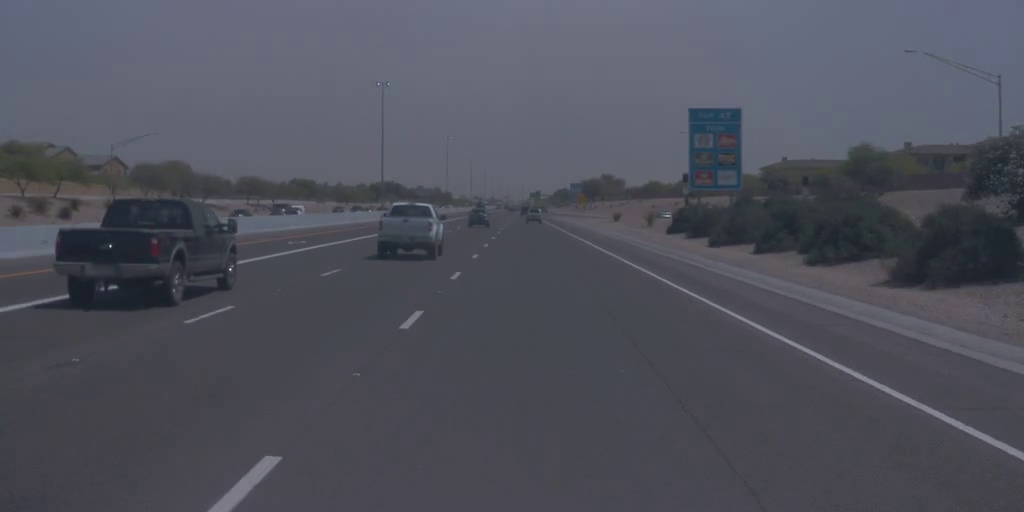
#> input picture frame 19 of test_videos/highway_1024_512.mp4, 1024 x 512 px, given in place of test6.mp4, which was not available
$ python ROI.py
#> lines starting #> are read from the running program, lines starting #| are printed output that depends on the picture; after the words box and inside, x2 and y2 are one past the last pixel; in counts of white or black regions, pixels touching at a corner belong together
import cv2
import numpy as np
import math

FRAME_WIDTH = 800
FRAME_HEIGHT = 600
BOTTOM_Y_PERCENTAGE = 0.95

def get_base_mask(width, height, bottom_y):
    mask = np.zeros((height, width), dtype=np.uint8)
    horizon_y = int(height * 0.60)
    polygon = np.array([[(0, bottom_y), (int(width * 0.25), horizon_y), (int(width * 0.75), horizon_y), (width, bottom_y)]], np.int32)
    cv2.fillPoly(mask, [polygon], 255)
    return mask

def auto_adjust_gamma(image):
    height, width = image.shape[:2]
    y_start, y_end = int(height * 0.6), height
    road_roi = image[y_start:y_end, 0:width]
    gray_roi = cv2.cvtColor(road_roi, cv2.COLOR_BGR2GRAY)
    mean_bright = np.mean(gray_roi)
    gamma = np.interp(mean_bright, [30, 110, 160], [1.5, 0.3, 0.05])
    gamma = np.clip(gamma, 0.01, 2.0)
    invGamma = 1.0 / gamma
    table = np.array([((i / 255.0) ** invGamma) * 255 for i in np.arange(0, 256)]).astype("uint8")
    return cv2.LUT(image, table), gamma, mean_bright

def process_frame_pipeline(frame, threshold=105):
    frame_gamma, gamma_val, mean_bright = auto_adjust_gamma(frame)
    lab = cv2.cvtColor(frame_gamma, cv2.COLOR_BGR2LAB)
    L = lab[:, :, 0]
    clahe = cv2.createCLAHE(clipLimit=2.5, tileGridSize=(8, 8))
    L_clahe = clahe.apply(L)
    _, binary = cv2.threshold(L_clahe, threshold, 255, cv2.THRESH_BINARY)
    kernel = np.ones((3, 3), np.uint8)
    return cv2.morphologyEx(binary, cv2.MORPH_OPEN, kernel, iterations=1), gamma_val, mean_bright

def classify(lines, width):
    left, right = [], []
    if lines is None: return left, right
    for line in lines:
        x1, y1, x2, y2 = line[0]
        if x1 == x2: continue
        m = (y2 - y1) / (x2 - x1)
        b = y1 - m * x1
        if abs(m) < 0.5 or abs(m) > 2.5: continue
        mid_x = (x1 + x2) / 2
        if m < 0 and mid_x < width * 0.65: left.append((m, b))
        elif m > 0 and mid_x > width * 0.35: right.append((m, b))
    return left, right

def find_vanishing_point(left_lines, right_lines, frame_width, frame_height):
    intersections_x, intersections_y = [], []
    for left_m, left_b in left_lines:
        for right_m, right_b in right_lines:
            if left_m == right_m: continue
            x = (right_b - left_b) / (left_m - right_m)
            y = left_m * x + left_b
            if 0 <= x <= frame_width and 0 <= y <= frame_height:
                intersections_x.append(x)
                intersections_y.append(y)
    if len(intersections_x) > 0:
        return (int(np.median(intersections_x)), int(np.median(intersections_y)))
    return None

def get_roi_polygon(width, height, vp, bottom_y):
    if vp is None:
        vp_y = int(height * 0.6)
        vp_x = width // 2
    else:
        vp_x, vp_y = vp
    offset_y = 30
    top_y = min(max(vp_y + offset_y, 0), height)
    offset_x = 60
    polygon = np.array([[(width * 0.15, bottom_y), (vp_x - offset_x, top_y), (vp_x + offset_x, top_y), (width * 0.85, bottom_y)]], np.int32)
    return polygon

def bird_eye_view(img):
    height, width = img.shape[:2]
    src = np.float32([
    [277.0, 375.0],
    [523.0, 375.0],
    [709.0, 570.0],
    [91.0, 570.0]
    ])
    offset = 150
    dst = np.float32([
        [offset, 0],
        [width - offset, 0],
        [width - offset, height],
        [offset, height]
    ])
    M = cv2.getPerspectiveTransform(src, dst)
    Minv = cv2.getPerspectiveTransform(dst, src)
    warped = cv2.warpPerspective(img, M, (width, height), flags=cv2.INTER_LINEAR)
    return warped, M, Minv

def get_histogram_peaks(binary_warped):
    height = binary_warped.shape[0]
    bottom_half = binary_warped[height // 2 :, :]
    histogram = np.sum(bottom_half, axis=0)
    midpoint = int(histogram.shape[0] // 2)
    leftx_base = np.argmax(histogram[:midpoint])
    rightx_base = np.argmax(histogram[midpoint:]) + midpoint
    return histogram, leftx_base, rightx_base

def draw_dashed_line(img, pt1, pt2, color, thickness=1, dash_length=10):
    x1, y1 = pt1
    x2, y2 = pt2
    dist = math.hypot(x2 - x1, y2 - y1)
    if dist == 0: return
    dashes = int(dist / dash_length)
    for i in range(dashes):
        start = (int(x1 + (x2 - x1) * i / dashes), int(y1 + (y2 - y1) * i / dashes))
        end = (int(x1 + (x2 - x1) * (i + 0.5) / dashes), int(y1 + (y2 - y1) * (i + 0.5) / dashes))
        cv2.line(img, start, end, color, thickness)

def draw_matplotlib_style_dashboard(binary_warped, histogram, leftx_base, rightx_base):
    h_bev, w_bev = binary_warped.shape
    top_panel_h = 350
    top_panel = np.ones((top_panel_h, w_bev, 3), dtype=np.uint8) * 255

    bottom_half = binary_warped[h_bev // 2 :, :]
    bottom_half_bgr = cv2.cvtColor(bottom_half, cv2.COLOR_GRAY2BGR)

    draw_dashed_line(bottom_half_bgr, (leftx_base, 0), (leftx_base, bottom_half.shape[0]), (0, 0, 255), 2)
    draw_dashed_line(bottom_half_bgr, (rightx_base, 0), (rightx_base, bottom_half.shape[0]), (0, 0, 255), 2)

    top_panel[50:50+bottom_half.shape[0], 0:w_bev] = bottom_half_bgr
    cv2.putText(top_panel, "Nua duoi cua anh Bird's Eye view", (w_bev//2 - 150, 30), cv2.FONT_HERSHEY_SIMPLEX, 0.6, (0, 0, 0), 2)

    bot_panel_h = 400
    bot_panel = np.ones((bot_panel_h, w_bev, 3), dtype=np.uint8) * 255

    pad_x, pad_y = 50, 50
    graph_w, graph_h = w_bev - 2*pad_x, bot_panel_h - 2*pad_y

    for i in range(0, w_bev, 100):
        cv2.line(bot_panel, (i, pad_y), (i, pad_y + graph_h), (230, 230, 230), 1)
    for i in range(0, 120, 20):
        y_pos = pad_y + graph_h - int(i/100 * graph_h)
        cv2.line(bot_panel, (pad_x, y_pos), (pad_x + graph_w, y_pos), (230, 230, 230), 1)

    cv2.rectangle(bot_panel, (pad_x, pad_y), (pad_x + graph_w, pad_y + graph_h), (150, 150, 150), 1)

    max_val = np.max(histogram)
    if max_val > 0:
        pts = []
        for x in range(pad_x, pad_x + graph_w):
            y = pad_y + graph_h - int((histogram[x] / max_val) * graph_h)
            pts.append([x, y])
        cv2.polylines(bot_panel, [np.array(pts, np.int32)], False, (255, 0, 127), 2)

        y_left = pad_y + graph_h - int((histogram[leftx_base] / max_val) * graph_h)
        y_right = pad_y + graph_h - int((histogram[rightx_base] / max_val) * graph_h)

        cv2.circle(bot_panel, (leftx_base, y_left), 6, (0, 0, 255), -1)
        cv2.circle(bot_panel, (rightx_base, y_right), 6, (0, 0, 255), -1)

        cv2.putText(bot_panel, f"Left: {leftx_base}", (leftx_base - 20, y_left - 15), cv2.FONT_HERSHEY_SIMPLEX, 0.5, (0, 0, 0), 2)
        cv2.putText(bot_panel, f"Right: {rightx_base}", (rightx_base - 20, y_right - 15), cv2.FONT_HERSHEY_SIMPLEX, 0.5, (0, 0, 0), 2)

    cv2.putText(bot_panel, "Do thi Spatial Histogram", (w_bev//2 - 100, 30), cv2.FONT_HERSHEY_SIMPLEX, 0.6, (0, 0, 0), 2)

    return np.vstack((top_panel, bot_panel))

def sliding_window(binary_warped, leftx_base, rightx_base):
    out_img = np.dstack((binary_warped, binary_warped, binary_warped)) * 255
    nwindows, margin, minpix = 9, 50, 50
    window_height = int(binary_warped.shape[0] // nwindows)

    nonzero = binary_warped.nonzero()
    nonzeroy = np.array(nonzero[0])
    nonzerox = np.array(nonzero[1])

    leftx_current, rightx_current = leftx_base, rightx_base
    left_lane_inds, right_lane_inds = [], []

    for window in range(nwindows):
        win_y_low = binary_warped.shape[0] - (window + 1) * window_height
        win_y_high = binary_warped.shape[0] - window * window_height
        win_xleft_low, win_xleft_high = leftx_current - margin, leftx_current + margin
        win_xright_low, win_xright_high = rightx_current - margin, rightx_current + margin

        cv2.rectangle(out_img, (win_xleft_low, win_y_low), (win_xleft_high, win_y_high), (0, 255, 0), 2)
        cv2.rectangle(out_img, (win_xright_low, win_y_low), (win_xright_high, win_y_high), (0, 255, 0), 2)

        good_left_inds = ((nonzeroy >= win_y_low) & (nonzeroy < win_y_high) &
                          (nonzerox >= win_xleft_low) & (nonzerox < win_xleft_high)).nonzero()[0]
        good_right_inds = ((nonzeroy >= win_y_low) & (nonzeroy < win_y_high) &
                           (nonzerox >= win_xright_low) & (nonzerox < win_xright_high)).nonzero()[0]

        left_lane_inds.append(good_left_inds)
        right_lane_inds.append(good_right_inds)

        if len(good_left_inds) > minpix: leftx_current = int(np.mean(nonzerox[good_left_inds]))
        if len(good_right_inds) > minpix: rightx_current = int(np.mean(nonzerox[good_right_inds]))

    left_lane_inds = np.concatenate(left_lane_inds) if len(left_lane_inds) > 0 else np.array([])
    right_lane_inds = np.concatenate(right_lane_inds) if len(right_lane_inds) > 0 else np.array([])

    out_img[nonzeroy[left_lane_inds], nonzerox[left_lane_inds]] = [0, 0, 255]
    out_img[nonzeroy[right_lane_inds], nonzerox[right_lane_inds]] = [255, 0, 0]

    leftx, lefty = nonzerox[left_lane_inds], nonzeroy[left_lane_inds]
    rightx, righty = nonzerox[right_lane_inds], nonzeroy[right_lane_inds]

    return leftx, lefty, rightx, righty, out_img

def fit_polynomial(img_height, leftx, lefty, rightx, righty, out_img):
    left_fit, right_fit = None, None
    left_fitx, right_fitx = None, None
    ploty = np.linspace(0, img_height - 1, img_height)

    if len(leftx) > 10:
        left_fit = np.polyfit(lefty, leftx, 2)
        left_fitx = left_fit[0]*ploty**2 + left_fit[1]*ploty + left_fit[2]
        pts_left = np.array([np.transpose(np.vstack([left_fitx, ploty]))], np.int32)
        cv2.polylines(out_img, pts_left, False, (0, 255, 255), 4)

    if len(rightx) > 10:
        right_fit = np.polyfit(righty, rightx, 2)
        right_fitx = right_fit[0]*ploty**2 + right_fit[1]*ploty + right_fit[2]
        pts_right = np.array([np.transpose(np.vstack([right_fitx, ploty]))], np.int32)
        cv2.polylines(out_img, pts_right, False, (0, 255, 255), 4)

    return left_fit, right_fit, left_fitx, right_fitx, ploty, out_img


if __name__ == "__main__":
    cap = cv2.VideoCapture('test6.mp4')

    prev_vp = None
    view_mode = ord('6') # Mặc định mở ở Dashboard tổng hợp
    THRESHOLD_VALUE = 105
    static_bottom_y = int(FRAME_HEIGHT * BOTTOM_Y_PERCENTAGE)

    print("🚀 ĐÃ KÍCH HOẠT HỆ THỐNG GIAO DIỆN FULL TÍNH NĂNG!")
    print("[1] Canny Edges (Viền Canny)")
    print("[2] Dynamic ROI (Vùng ROI động)")
    print("[3] Vanishing Point (Điểm tụ)")
    print("[4] Ảnh BEV (Bird's Eye View)")
    print("[5] Biểu đồ Histogram")
    print("[6] Dashboard (Histogram + Sliding Window + Polynomial)")

    while True:
        ret, frame = cap.read()
#> frame is the input picture: shape (512, 1024, 3); mean B, G, R 91.5, 81.1, 79.4
        if not ret:
            cap.set(cv2.CAP_PROP_POS_FRAMES, 0)
            continue

        frame = cv2.resize(frame, (FRAME_WIDTH, FRAME_HEIGHT))
#> frame: shape (600, 800, 3)

        base_mask = get_base_mask(FRAME_WIDTH, FRAME_HEIGHT, static_bottom_y)
#> in get_base_mask, `cv2.fillPoly(mask, [polygon], 255)`:
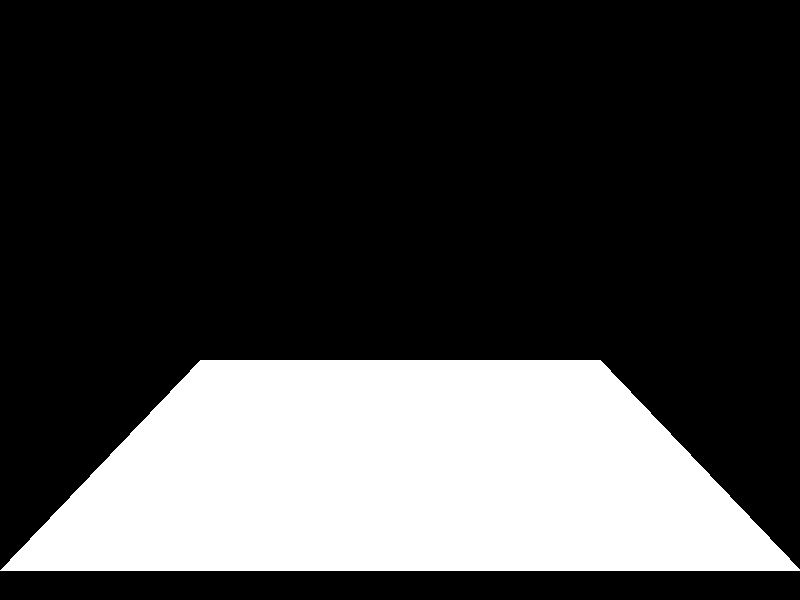
#> mask: shape (600, 800); 26.4% white; 1 white region, box (x1, y1, x2, y2) and area: (0, 360, 800, 571) 126805
        final_mask, gamma_val, mean_bright = process_frame_pipeline(frame, threshold=THRESHOLD_VALUE)
#> in auto_adjust_gamma, `road_roi = image[y_start:y_end, 0:width]`:
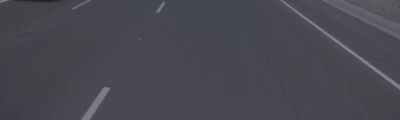
#> road_roi: shape (240, 800, 3) (shown at 1/2 size); mean B, G, R 80.1, 71.7, 72.5
#> in auto_adjust_gamma, `mean_bright = np.mean(gray_roi)`: mean_bright = 73.13
#> in auto_adjust_gamma, `gamma = np.interp(mean_bright, [30, 110, 160], [1.5, 0.3, 0.05])`: gamma = 0.853
#> in auto_adjust_gamma, `invGamma = 1.0 / gamma`: invGamma = 1.17
#> in auto_adjust_gamma, `table = np.array([((i / 255.0) ** invGamma) * 255 for i in np.arange(0..`: table = 256 values from 0 to 255
#> in process_frame_pipeline, `frame_gamma, gamma_val, mean_bright = auto_adjust_gamma(frame)`: gamma_val = 0.853; mean_bright = 73.13
#> in process_frame_pipeline, `L_clahe = clahe.apply(L)`:
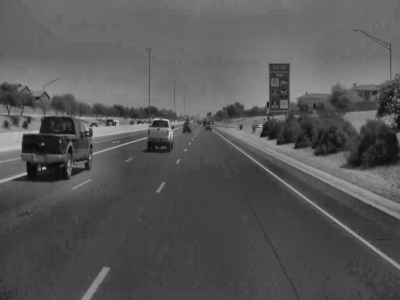
#> L_clahe: shape (600, 800) (shown at 1/2 size); min 8, max 229, mean 86.4
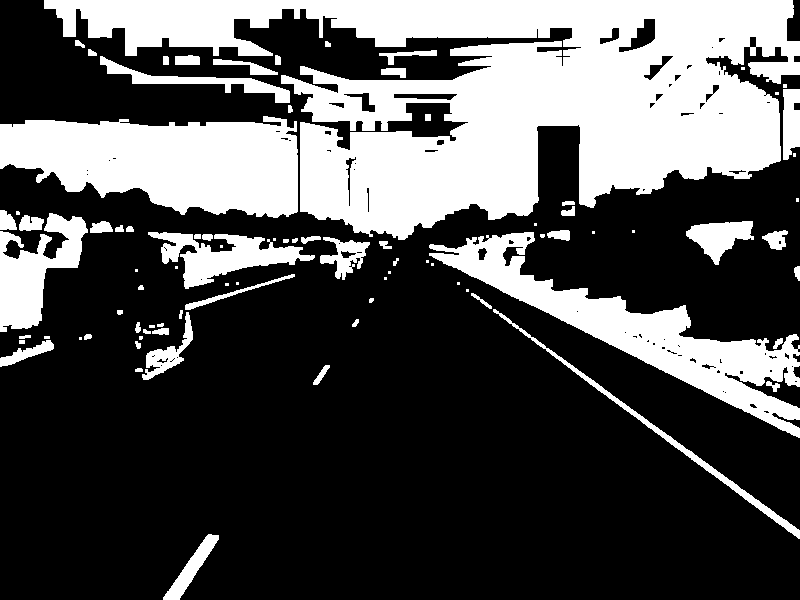
#> final_mask: shape (600, 800); 32.1% white; 86 white regions (26 under 20 px), largest, box (x1, y1, x2, y2) and area: (44, 0, 800, 240) 90654, (0, 116, 298, 218) 22074, (429, 232, 800, 438) 17294
#> gamma_val = 0.853; mean_bright = 73.13

        edges = cv2.Canny(final_mask, 50, 150)
#> edges: shape (600, 800); 2.7% white in thin lines or dots
        masked_edges = cv2.bitwise_and(edges, base_mask)
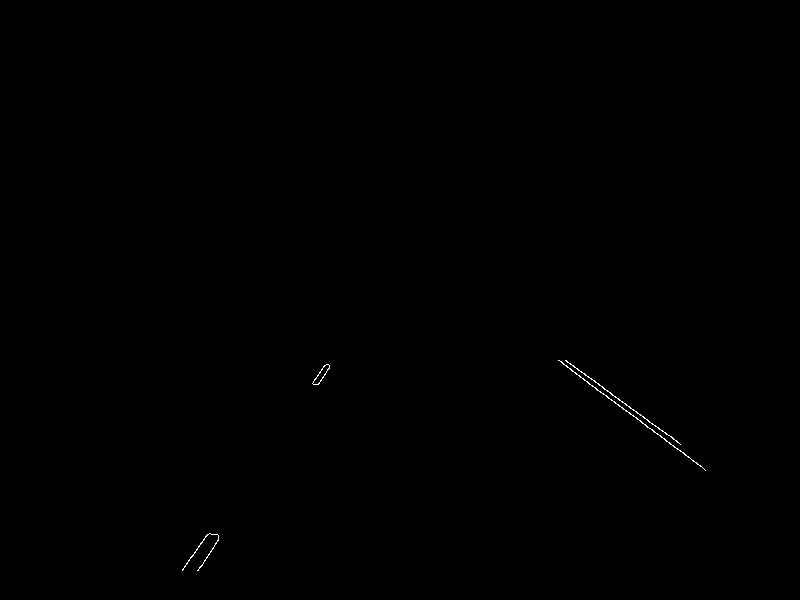
#> masked_edges: shape (600, 800); 0.12% white in thin lines or dots, all inside (x1, y1, x2, y2) = (182, 360, 706, 571)
        lines = cv2.HoughLinesP(masked_edges, 1, np.pi/180, threshold=40, minLineLength=15, maxLineGap=40)
#> lines = [[565, 360, 680, 444], [559, 360, 705, 470], [317, 384, 329, 368], [182, 570, 208, 534], [558, 360, 647, 427]]
        left_lines, right_lines = classify(lines, FRAME_WIDTH)
#> the loop in classify, `for line in lines:` made 5 passes
#> (x1, y1, x2, y2, m, b, mid_x) on passes 1 to 5: (565, 360, 680, 444, 0.73, -52.7, 622.5), (559, 360, 705, 470, 0.753, -61.16, 632), (317, 384, 329, 368, -1.33, 806.7, 323), (182, 570, 208, 534, -1.38, 822, 195), (558, 360, 647, 427, 0.753, -60.07, 602.5)
#> after the loop in classify, `for line in lines:`: left = [(-1.33, 806.7), (-1.38, 822)]; right = [(0.73, -52.7), (0.753, -61.16), (0.753, -60.07)]
#> left_lines = [(-1.33, 806.7), (-1.38, 822)]; right_lines = [(0.73, -52.7), (0.753, -61.16), (0.753, -60.07)]
        vp = find_vanishing_point(left_lines, right_lines, FRAME_WIDTH, FRAME_HEIGHT)
#> the loop in find_vanishing_point, `for left_m, left_b in left_lines:` made 2 passes
#> after the loop in find_vanishing_point, `for left_m, left_b in left_lines:`: intersections_x = [416.4, 415.9, 415.5, 413.6, 413.1, 412.7]; intersections_y = [251.5, 252.2, 252.7, 249.4, 250.1, 250.6]
#> vp = (414, 251)

        if vp is not None:
            if prev_vp is None: prev_vp = vp
#> prev_vp = (414, 251)
            else:
                dist = math.hypot(vp[0] - prev_vp[0], vp[1] - prev_vp[1])
                alpha = min(0.8, max(0.05, dist / 200.0))
                vp = (int(alpha * vp[0] + (1 - alpha) * prev_vp[0]),
                      int(alpha * vp[1] + (1 - alpha) * prev_vp[1]))
                prev_vp = vp
        else:
            if prev_vp is not None: vp = prev_vp

        polygon = get_roi_polygon(FRAME_WIDTH, FRAME_HEIGHT, vp, static_bottom_y)
#> in get_roi_polygon, `vp_x, vp_y = vp`: vp_x = 414; vp_y = 251
#> in get_roi_polygon, `top_y = min(max(vp_y + offset_y, 0), height)`: top_y = 281
#> in get_roi_polygon, `polygon = np.array([[(width * 0.15, bottom_y), (vp_x - offset_x, top_y..`: polygon = [[120, 570], [354, 281], [474, 281], [680, 570]]
#> polygon = [[120, 570], [354, 281], [474, 281], [680, 570]]

        # --- LUỒNG DỮ LIỆU NÂNG CAO ---
        clean_binary = cv2.bitwise_and(final_mask, base_mask)
#> clean_binary: shape (600, 800); 0.31% white; 3 white regions, box (x1, y1, x2, y2) and area: (559, 360, 702, 467) 815, (182, 534, 219, 571) 554, (313, 365, 330, 385) 124
        warped_mask, M, Minv = bird_eye_view(clean_binary)
#> in bird_eye_view, `warped = cv2.warpPerspective(img, M, (width, height), flags=cv2.INTER_..`:
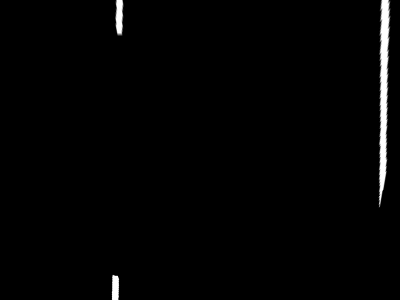
#> warped: shape (600, 800) (shown at 1/2 size); min 0, max 255, mean 3.6
#> M = [[-1.07, -1.63, 826.1], [-6.41e-16, -4.05, 1519.2], [-4.16e-19, -0.00406, 1]]; Minv = [[0.492, -0.401, 203.2], [0, -0.247, 375], [0, -0.001, 1]]
        histogram, leftx_base, rightx_base = get_histogram_peaks(warped_mask)
#> in get_histogram_peaks, `bottom_half = binary_warped[height // 2 :, :]`:
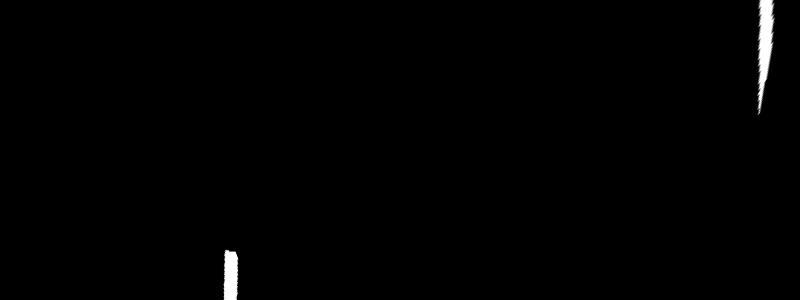
#> bottom_half: shape (300, 800); min 0, max 255, mean 1.8
#> in get_histogram_peaks, `histogram = np.sum(bottom_half, axis=0)`: histogram = 800 values, max 25749 at index 761, min 0 at index 0, mean 542.7
#> (the rest of the program and of its run is left out)
